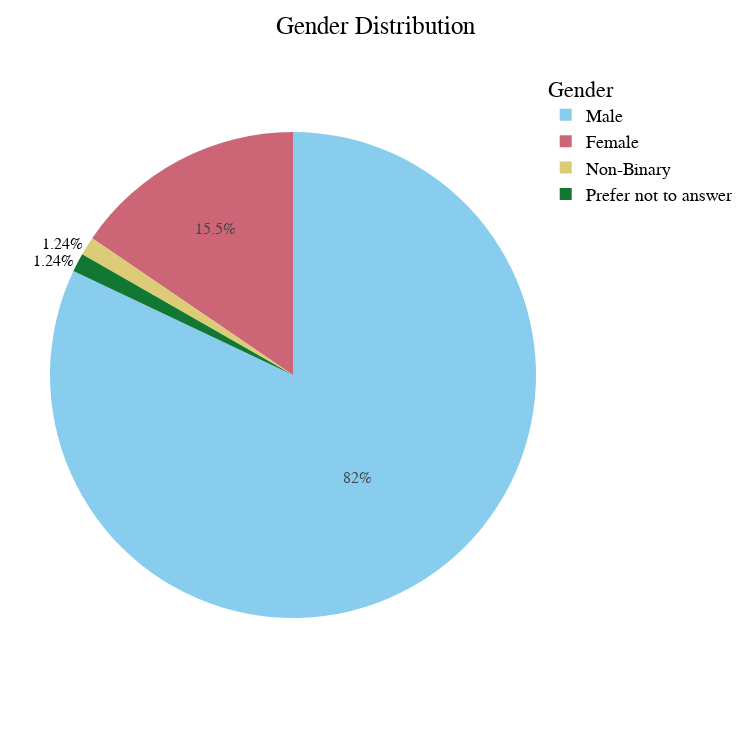

Notebook source saved alongside this figure:
### Code cell
# Drop null values from the gender column
df_filtered_gender = df['1. Gender'].dropna()

# Get the gender distribution including all unique categories
gender_counts = df_filtered_gender.value_counts()

# Define the custom order based on all unique responses
gender_order = ['Male', 'Female', 'Non-Binary', 'Prefer not to answer']

# Convert to a DataFrame for sorting and ordering
df_gender = pd.DataFrame({'Gender': gender_counts.index, 'Count': gender_counts.values})

# Ensure all gender categories are included, even with 0 count
for gender in gender_order:
    if gender not in df_gender['Gender'].values:
        df_gender = pd.concat([df_gender, pd.DataFrame({'Gender': [gender], 'Count': [0]})], ignore_index=True)

# Sort by custom order
df_gender['Gender'] = pd.Categorical(df_gender['Gender'], categories=gender_order, ordered=True)
df_gender = df_gender.sort_values('Gender')

# Create the pie chart
fig = px.pie(
    df_gender,
    names='Gender',
    values='Count',
    title='Gender Distribution',
    color_discrete_sequence=px.colors.qualitative.Safe,
    width=750,
    height=750
)

# Customize layout
fig.update_layout(
    title_text='Gender Distribution',
    title_x=0.5,
    font=dict(
        family="Arial, sans-serif",
        size=18,
        color="black"
    ),
    legend_title_text='Gender',
    margin=dict(t=50, b=50, l=50, r=50)
)

fig.update_traces(
    hoverinfo='label+percent',
    textinfo='percent',
    textfont_size=16,
    sort=False
)

# Display the plot
fig.show()

### Figure 1 — Plotly figure (JSON) as saved in the notebook; plotly's stock layout.template omitted (floating-point values rounded to 4 significant figures)
{"data": [{"domain": {"x": [0, 1], "y": [0, 1]}, "hoverinfo": "label+percent", "hovertemplate": "Gender=%{label}<br>Count=%{value}<extra></extra>", "labels": ["Male", "Female", "Non-Binary", "Prefer not to answer"], "legendgroup": "", "name": "", "showlegend": true, "sort": false, "textfont": {"size": 16}, "textinfo": "percent", "type": "pie", "values": [265, 50, 4, 4]}], "layout": {"font": {"color": "black", "family": "Arial, sans-serif", "size": 18}, "height": 750, "legend": {"title": {"text": "Gender"}, "tracegroupgap": 0}, "margin": {"b": 50, "l": 50, "r": 50, "t": 50}, "piecolorway": ["rgb(136, 204, 238)", "rgb(204, 102, 119)", "rgb(221, 204, 119)", "rgb(17, 119, 51)", "rgb(51, 34, 136)", "rgb(170, 68, 153)", "rgb(68, 170, 153)", "rgb(153, 153, 51)", "rgb(136, 34, 85)", "rgb(102, 17, 0)", "rgb(136, 136, 136)"], "title": {"text": "Gender Distribution", "x": 0.5}, "width": 750}}
